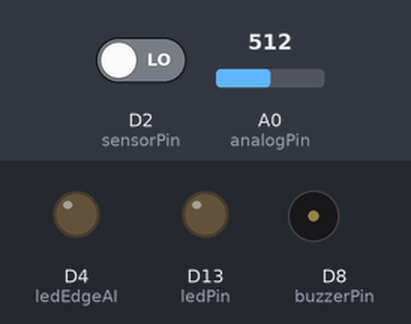
Bench run of a sketch on a simulated Arduino Uno R4 WiFi. Shown: output pins drawn as LEDs (lit = HIGH), buzzer (waves = sounding). Dashed ring = blinking. The test bench sets the inputs (shaded band); at power-on: D2 (sensorPin) LOW, A0 (analogPin) = 512. WiFi joins after 1.5 s; servers stay silent unless stated; what the sketch prints to the serial monitor is not drawn.

Above: at 0.1 s.
At 6.4 s:
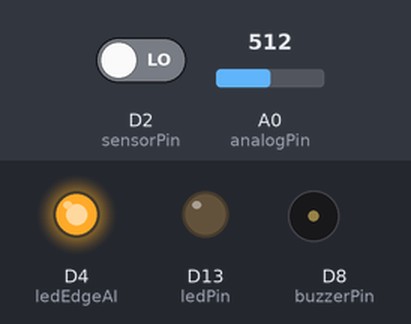
6.5 s: D2 (sensorPin) driven HIGH
At 6.72 s:
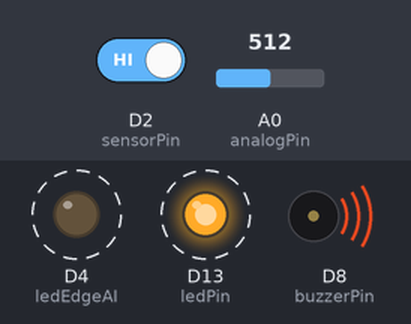
Timing chart, 0 to 11.0 s (numbered marks = the images above; inputs shaded):
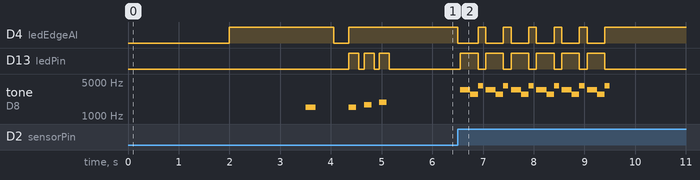

Measured:
- after the input at 6.5 s, D4 (ledEdgeAI): alternates HIGH for 0.15 s and LOW for 0.35 s, 12 changes in all, then stays HIGH, starting at once; D13 (ledPin): alternates HIGH for 0.35 s and LOW for 0.15 s, 12 changes in all, then stays LOW, starting after 0.05 s

The sketch:

sketch_oct25a.ino
```cpp
// ============================================================
// BICYCLE ALARM WITH EDGE AI - FUNCTIONAL VERSION
// Arduino UNO R4 WiFi + Simulated Edge AI + ThingSpeak
// Does NOT require TensorFlow Lite
// ============================================================
#include "modelo_arduino.h"

#include <WiFiS3.h>

// ================= WIFI CONFIGURATION ======================
const char* ssid = "AndroidAP9943";
const char* password = "029dda3eaac8";

// ================= THINGSPEAK CONFIGURATION ================
const char* server = "api.thingspeak.com";
String apiKey = "NUZ6SBEE1L0PF5UU";

// ================= PIN CONFIGURATION ======================
const int sensorPin = 2;     // SW-420 Vibration Sensor (DIGITAL)
const int analogPin = A0;    // Analog input for intensity
const int buzzerPin = 8;     // Buzzer
const int ledPin = 13;       // Built-in LED
const int ledEdgeAI = 4;     // Additional LED for Edge AI indication

// ================= GLOBAL VARIABLES ======================
bool alarmActive = false;
bool wifiEnabled = true;
bool wifiConnected = false;
bool edgeAIEnabled = true;   // TRUE = Edge AI activated
bool debugMode = true;       // TRUE = See detailed messages

// Thresholds and timings
const unsigned long minimumTimeBetweenAlarms = 5000;  // 5 seconds
const int intensityThreshold = 215;  // Analog value (0-1023) to consider real event
unsigned long lastAlarm = 0;
unsigned long lastThingSpeakConnection = 0;
const unsigned long thingSpeakInterval = 30000;      // 30 seconds

// History for Edge AI
int vibrationHistory[5] = {0, 0, 0, 0, 0};
int historyIndex = 0;
unsigned long lastSensorReading = 0;
const unsigned long readingInterval = 50;            // 50ms

// Statistics
int totalEvents = 0;
int confirmedEvents = 0;
int falsePositives = 0;

WiFiClient client;

// ================= FUNCTION PROTOTYPES =================
bool isRealEvent(int vibDigital, int vibAnalog);
void connectWiFi();
void testSystem();
void activateAlarm();
void sendThingSpeak(bool confirmedByAI, float intensity);
void showStatistics();

// ======================= SETUP =============================
void setup() {
  // Configure pins
  pinMode(sensorPin, INPUT);
  pinMode(buzzerPin, OUTPUT);
  pinMode(ledPin, OUTPUT);
  pinMode(ledEdgeAI, OUTPUT);
  pinMode(analogPin, INPUT);

  // Ensure everything is off
  digitalWrite(buzzerPin, LOW);
  digitalWrite(ledPin, LOW);
  digitalWrite(ledEdgeAI, LOW);

  // Initialize serial communication
  Serial.begin(9600);
  delay(2000);

  Serial.println("\n========================================");
  Serial.println("   BICYCLE ALARM EDGE AI v2.2");
  Serial.println("   Arduino UNO R4 WiFi");
  Serial.println("========================================\n");

  // Show Edge AI status
  if (edgeAIEnabled) {
    Serial.println("[EDGE AI] Simulated AI system ACTIVATED");
    digitalWrite(ledEdgeAI, HIGH);  // Edge AI LED on
  } else {
    Serial.println("[EDGE AI] Disabled - Basic mode");
  }

  // Connect WiFi
  if (wifiEnabled) {
    connectWiFi();
  } else {
    Serial.println("[WIFI] Disabled");
  }

  // System test
  testSystem();

  Serial.println("\n✅ System ready. Monitoring sensors...");
  Serial.println("========================================\n");

  if (debugMode) {
    Serial.println("[DEBUG] Detailed mode activated");
    Serial.println("[DEBUG] Edge AI messages visible");
  }
}

// ======================= LOOP ==============================
void loop() {
  unsigned long currentTime = millis();

  // 1. READ SENSORS EVERY 50ms (for Edge AI)
  if (currentTime - lastSensorReading >= readingInterval) {
    lastSensorReading = currentTime;

    int digitalVibration = digitalRead(sensorPin);
    int analogVibration = analogRead(analogPin);

    // Save to history (only analog value)
    vibrationHistory[historyIndex] = analogVibration;
    historyIndex = (historyIndex + 1) % 5;

    // Debug: show readings if there are changes
    if (debugMode && digitalVibration == HIGH) {
      Serial.print("[SENSOR] Digital: ");
      Serial.print(digitalVibration);
      Serial.print(" | Analog: ");
      Serial.println(analogVibration);
    }
  }

  // 2. MAIN DETECTION
  int movement = digitalRead(sensorPin);

  if (movement == HIGH && !alarmActive) {
    // Verify minimum time between alarms
    if (currentTime - lastAlarm > minimumTimeBetweenAlarms) {
      totalEvents++;

      // 3. CONSULT EDGE AI
      int analogVib = analogRead(analogPin);
      bool isReal = true;  // Default yes

      if (edgeAIEnabled) {
        isReal = isRealEvent(movement, analogVib);

        if (debugMode) {
          Serial.print("[EDGE AI] Analysis: ");
          Serial.println(isReal ? "✅ REAL EVENT - THEFT SUSPECTED" : "❌ FALSE POSITIVE");
        }

        if (isReal) {
          confirmedEvents++;
          digitalWrite(ledEdgeAI, LOW);  // Fast blinking
          delay(50);
          digitalWrite(ledEdgeAI, HIGH);
        } else {
          falsePositives++;
        }
      }

      // 4. ACTIVATE RESPONSE BASED ON EDGE AI DECISION
      if (isReal) {
        Serial.println("\n🚨🚨🚨 ALARM ACTIVATED! POSSIBLE THEFT DETECTED!");

        alarmActive = true;
        lastAlarm = currentTime;

        Serial.println("[ALARM] Alarm activated for theft alert");

        // Activate alarm
        activateAlarm();

        // 5. SEND TO THINGSPEAK - THEFT EVENT
        if (wifiEnabled && wifiConnected) {
          if (currentTime - lastThingSpeakConnection >= thingSpeakInterval) {
            Serial.println("[THINGSPEAK] Sending THEFT data...");
            // Send as confirmed theft event
            sendThingSpeak(true, analogRead(analogPin) / 1023.0);
            lastThingSpeakConnection = currentTime;
          } else {
            Serial.println("[THINGSPEAK] Waiting 30s between sends...");
          }
        }

        // Show statistics
        showStatistics();

      } else {
        // FALSE POSITIVE - Different response
        Serial.println("[INFO] False positive - No alarm activated");

        // Short beep only
        tone(buzzerPin, 1200, 200);
        digitalWrite(ledPin, HIGH);
        delay(250);
        digitalWrite(ledPin, LOW);

        // Send to ThingSpeak as FALSE POSITIVE
        if (wifiEnabled && wifiConnected && edgeAIEnabled) {
          Serial.println("[THINGSPEAK] Sending FALSE POSITIVE data...");
          sendThingSpeak(false, analogRead(analogPin) / 1023.0);
        }
      }
    }
  }

  // 6. REARM ALARM when sensor returns to LOW
  if (movement == LOW) {
    alarmActive = false;
    digitalWrite(ledEdgeAI, HIGH);  // Normal Edge AI LED
  }
}

// ================== SIMULATED EDGE AI FUNCTIONS =============

bool isRealEvent(int vibDigital, int vibAnalog) {
  /*
    WEIGHTED EDGE AI (SIMILAR TO ML)
    Each condition adds "confidence"
    If confidence exceeds threshold → real event (THEFT)
  */

  float score = 0.0;

  // WEIGHT 1: high analog vibration
  if (vibAnalog > intensityThreshold) {
    score += 0.4;   // strong evidence
  }

  // WEIGHT 2: active digital signal
  if (vibDigital == HIGH) {
    score += 0.2;   // medium evidence
  }

  // WEIGHT 3: comparison with history
  int sum = 0;
  for (int i = 0; i < 5; i++) {
    sum += vibrationHistory[i];
  }
  int average = sum / 5;

  if (vibAnalog > average * 1.5) {
    score += 0.3;   // anomaly detected
  }

  // WEIGHT 4: very high peak (clear event)
  if (vibAnalog > 700) {
    score += 0.3;   // strong impact
  }

  // DEBUG
  if (debugMode) {
    Serial.print("[EDGE AI] Score = ");
    Serial.print(score, 2);
    Serial.print(" | Threshold: 0.6 | Decision: ");
    Serial.println(score >= 0.6 ? "THEFT" : "FALSE POSITIVE");
  }

  // DECISION THRESHOLD (inference)
  return (score >= 0.6);
}

// ================= IMPROVED EXISTING FUNCTIONS ==========

void connectWiFi() {
  Serial.print("[WIFI] Connecting to: ");
  Serial.println(ssid);

  WiFi.begin(ssid, password);

  int attempts = 0;
  while (WiFi.status() != WL_CONNECTED && attempts < 20) {
    delay(500);
    Serial.print(".");
    attempts++;
    digitalWrite(ledPin, !digitalRead(ledPin));  // Blinking LED
  }

  digitalWrite(ledPin, LOW);

  if (WiFi.status() == WL_CONNECTED) {
    wifiConnected = true;
    Serial.println("\n[WIFI] ✅ Connected!");
    Serial.print("[WIFI] IP: ");
    Serial.println(WiFi.localIP());

    // Confirmation beep
    tone(buzzerPin, 1500, 200);
    delay(250);

  } else {
    wifiConnected = false;
    Serial.println("\n[WIFI] ❌ Could not connect");
    Serial.println("[WIFI] Alarm will work without connection");

    // Error pattern
    for (int i = 0; i < 3; i++) {
      tone(buzzerPin, 800, 200);
      delay(300);
      digitalWrite(ledPin, HIGH);
      delay(200);
      digitalWrite(ledPin, LOW);
    }
  }
}

void testSystem() {
  Serial.println("[TEST] Testing components...");

  // Test Edge AI LED
  digitalWrite(ledEdgeAI, HIGH);
  delay(300);
  digitalWrite(ledEdgeAI, LOW);
  delay(300);
  digitalWrite(ledEdgeAI, HIGH);

  // Test buzzer (3 tones)
  for (int i = 0; i < 3; i++) {
    int frequency = 1500 + i * 200;
    tone(buzzerPin, frequency, 150);
    digitalWrite(ledPin, HIGH);
    delay(200);
    digitalWrite(ledPin, LOW);
    delay(100);
  }

  Serial.println("[TEST] ✅ System verified\n");
}

void activateAlarm() {
  Serial.println("[ALARM] 🔊 Activating loud alarm...");

  unsigned long alarmStart = millis();
  const unsigned long alarmDuration = 3000;  // 3 seconds

  while (millis() - alarmStart < alarmDuration) {
    // ANNOYING sound pattern
    tone(buzzerPin, 3500, 200);  // Very high pitch
    digitalWrite(ledPin, HIGH);
    digitalWrite(ledEdgeAI, LOW);
    delay(200);

    tone(buzzerPin, 2800, 150);  // Medium pitch
    delay(150);

    tone(buzzerPin, 4200, 100);  // Super high pitch
    digitalWrite(ledPin, LOW);
    digitalWrite(ledEdgeAI, HIGH);
    delay(100);

    delay(50);

    // If sensor calms down, end earlier
    if (digitalRead(sensorPin) == LOW) {
      break;
    }
  }

  // Ensure everything is off
  digitalWrite(ledPin, LOW);
  digitalWrite(ledEdgeAI, HIGH);

  Serial.println("[ALARM] ✅ Alarm finished");
}

void sendThingSpeak(bool confirmedByAI, float intensity) {
  if (!wifiConnected) {
    Serial.println("[THINGSPEAK] ❌ No WiFi connection");
    return;
  }

  Serial.println("[THINGSPEAK] Connecting to server...");

  if (client.connect(server, 80)) {
    Serial.println("[THINGSPEAK] ✅ Connected, sending data...");

    // 4 SECOND DELAY BEFORE SENDING
    Serial.println("[THINGSPEAK] Waiting 4 seconds before sending...");
    delay(4000);

    // Create data string for ThingSpeak with CLEAR DISTINCTION
    String data = "api_key=" + apiKey;

    if (confirmedByAI) {
      // REAL THEFT EVENT
      data += "&field1=100";      // Alarm activated with HIGH value for theft
      data += "&field2=1";        // Edge AI confirmed = 1 (YES)
      Serial.println("[THINGSPEAK] Sending as: REAL THEFT EVENT");
    } else {
      // FALSE POSITIVE
      data += "&field1=10";       // Lower value for false positive
      data += "&field2=0";        // Edge AI confirmed = 0 (NO)
      Serial.println("[THINGSPEAK] Sending as: FALSE POSITIVE");
    }

    // Common fields
    data += "&field3=" + String(intensity * 100, 1);  // Intensity (0-100)
    data += "&field4=" + String(totalEvents);         // Total events
    data += "&field5=" + String(confirmedEvents);     // Confirmed theft events
    data += "&field6=" + String(falsePositives);      // False positives

    //  event type classification
    data += "&field7=" + String(confirmedByAI ? "2" : "1");  // 2=Theft, 1=FalsePositive

    // Send HTTP request
    client.println("POST /update HTTP/1.1");
    client.println("Host: api.thingspeak.com");
    client.println("Connection: close");
    client.println("Content-Type: application/x-www-form-urlencoded");
    client.println("Content-Length: " + String(data.length()));
    client.println();
    client.println(data);

    Serial.println("[THINGSPEAK] Data sent to fields:");
    Serial.println("  Field 1: Alarm Level (100=Theft, 10=False)");
    Serial.println("  Field 2: AI Confirmation (1=Yes, 0=No)");
    Serial.println("  Field 3: Intensity = " + String(intensity * 100, 1) + "%");
    Serial.println("  Field 4: Total events = " + String(totalEvents));
    Serial.println("  Field 5: Theft events = " + String(confirmedEvents));
    Serial.println("  Field 6: False positives = " + String(falsePositives));
    Serial.println("  Field 7: Event Type (2=Theft, 1=False)");

    // Wait for response
    unsigned long timeout = millis();
    while (client.connected() && millis() - timeout < 3000) {
      if (client.available()) {
        String line = client.readStringUntil('\n');
        if (debugMode && line.startsWith("HTTP/1.1")) {
          Serial.print("[THINGSPEAK] Response: ");
          Serial.println(line);
        }
      }
    }

    client.stop();
    Serial.println("[THINGSPEAK] ✅ Data sent successfully");

    // Confirmation beep
    tone(buzzerPin, confirmedByAI ? 2000 : 1500, 100);
    delay(150);

  } else {
    Serial.println("[THINGSPEAK] ❌ Connection error");
    // Error beep
    tone(buzzerPin, 600, 300);
    delay(400);
  }
}

void showStatistics() {
  Serial.println("\n📊 ========= EDGE AI STATISTICS =========");
  Serial.print("   Total events detected: ");
  Serial.println(totalEvents);
  Serial.print("   Theft events (alarm activated): ");
  Serial.println(confirmedEvents);
  Serial.print("   False positives (no alarm): ");
  Serial.println(falsePositives);

  if (totalEvents > 0) {
    float theftPercentage = (confirmedEvents * 100.0) / totalEvents;
    float falsePercentage = (falsePositives * 100.0) / totalEvents;

    Serial.print("   🚨 Theft events: ");
    Serial.print(theftPercentage, 1);
    Serial.println("%");
    Serial.print("   ⚠️  False alarms: ");
    Serial.print(falsePercentage, 1);
    Serial.println("%");

    if (edgeAIEnabled) {
      Serial.print("   ✅ AI accuracy: ");
      Serial.print(100 - falsePercentage, 1);
      Serial.println("%");
    }
  }
  Serial.println("========================================\n");
}
```

Source omitted: modelo_arduino.h (data table, 879 bytes)
